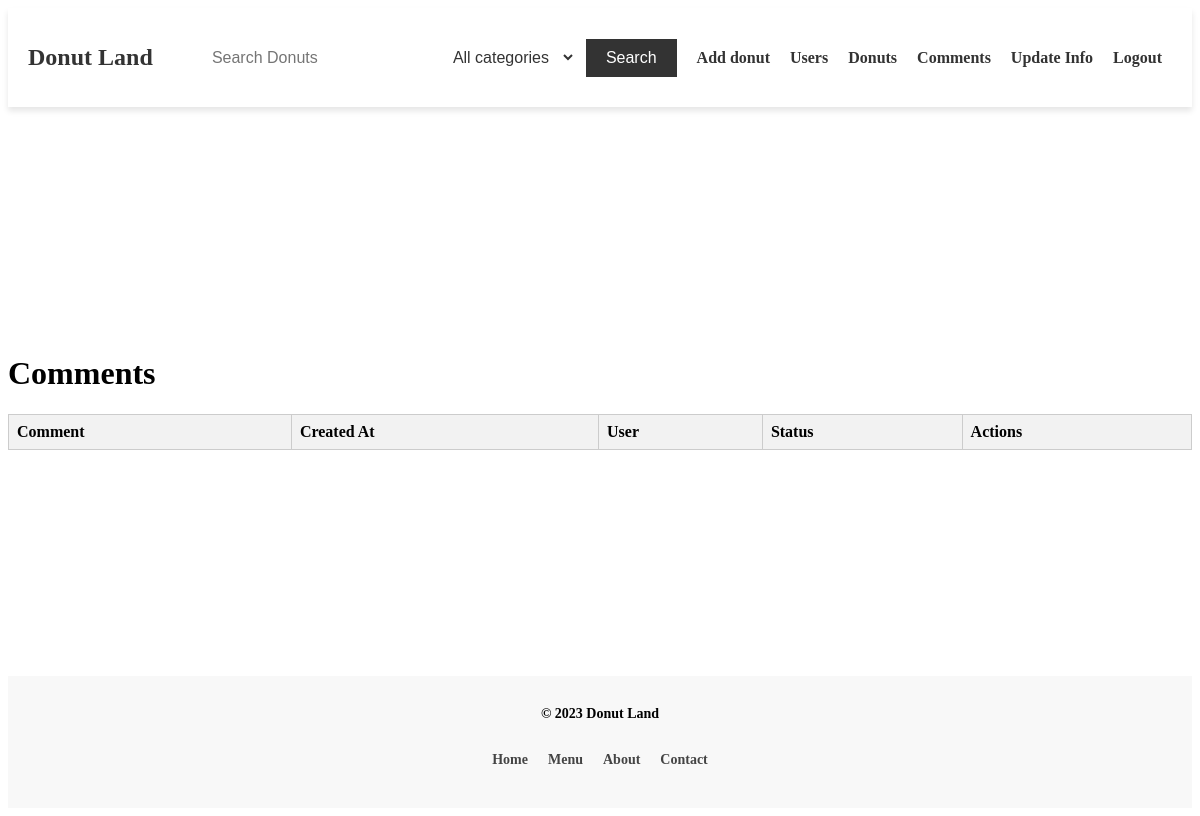
Before: /admin/comments.php (signed in) with the older database file.
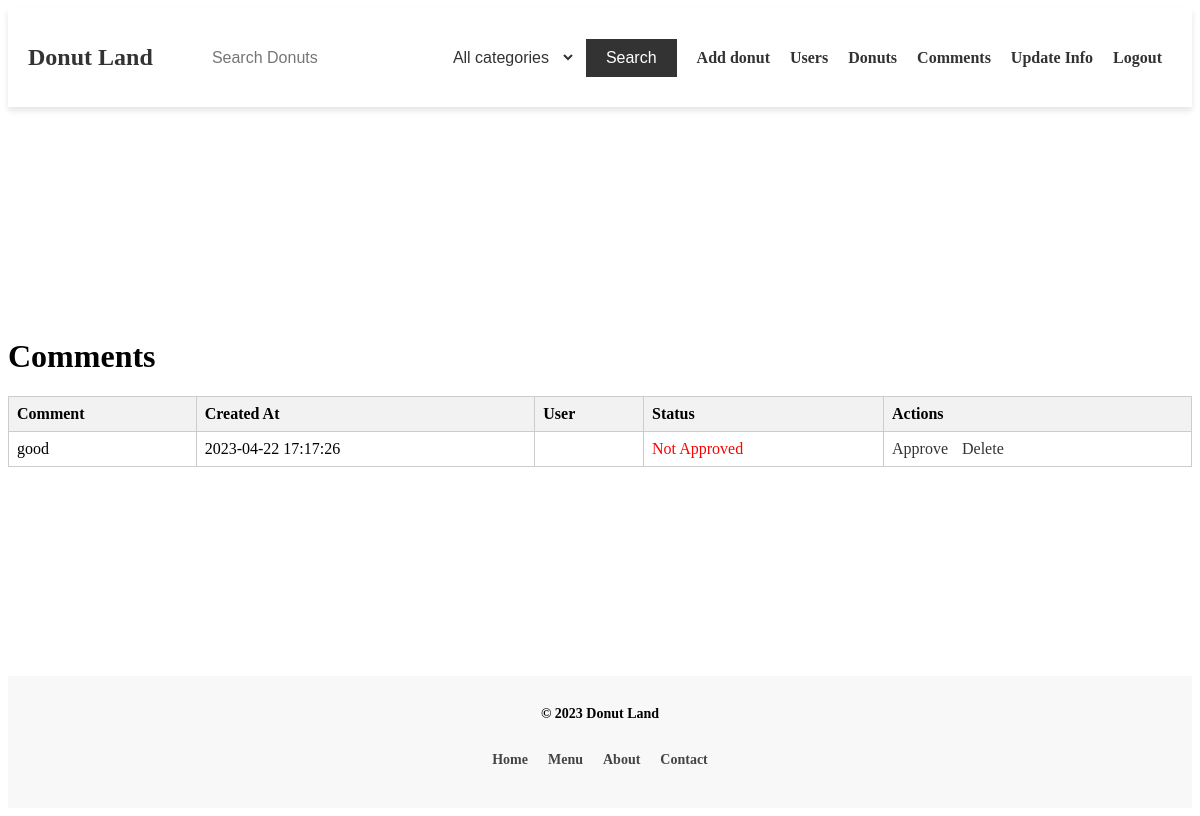
After: the same page with the newer database file.
### tables this page shows
CREATE TABLE `comments` (
  `id` int(11) NOT NULL,
  `user_id` int(11) DEFAULT NULL,
  `item_id` int(11) NOT NULL,
  `comment` text NOT NULL,
  `created_at` timestamp NOT NULL DEFAULT current_timestamp(),
  `updated_at` timestamp NOT NULL DEFAULT current_timestamp() ON UPDATE current_timestamp(),
  `is_approved` tinyint(1) DEFAULT 0
);

### admin/comments.php (the view, shortened to what this page needs)
<?php
  require_once '../database/connect.php';
  $sql = 'SELECT * FROM comments ORDER BY created_at DESC;';
  $stmt = $pdo->prepare($sql);
  $stmt->execute();
  $comments = $stmt->fetchAll(PDO::FETCH_ASSOC);
?>
<!DOCTYPE html>
<html lang="en">
<head>
  <link rel="stylesheet" href="../styles/admin/comment/comments.css">
</head>
<body>
  <?php include_once "../header.php" ?>
  <main>
    <h1>Comments</h1>
    <table>
      <thead>
        <tr>
          <th>Comment</th>
          <th>Created At</th>
          <th>User</th>
          <th>Status</th>
          <th>Actions</th>
        </tr>
      </thead>
      <tbody>
        <?php foreach ($comments as $comment): ?>
          <tr>
            <td><?php echo $comment['comment']; ?></td>
            <td><?php echo $comment['created_at']; ?></td>
            <td><?php echo $comment['user_id']; ?></td>
            <td><?php echo $comment['is_approved'] ? 'Approved' : 'Not Approved'; ?></td>
            <td>
              <?php if($comment['is_approved']){ ?>
                <a href="../scripts/comment/approve?id=<?php echo $comment['id']; ?>">Unapprove</a>
              <?php } else { ?>
                <a href="../scripts/comment/approve?id=<?php echo $comment['id']; ?>">Approve</a>
              <?php } ?>
              <a href="../scripts/comment/delete?id=<?php echo $comment['id']; ?>">Delete</a>
            </td>
          </tr>
        <?php endforeach; ?>
      </tbody>
    </table>
  </main>
  <?php include_once "../footer.php" ?>
</body>
</html>

Changed rows visible on the page:
added comments: comment "good", created_at "2023-04-22 17:17:26", is_approved "Not Approved"
